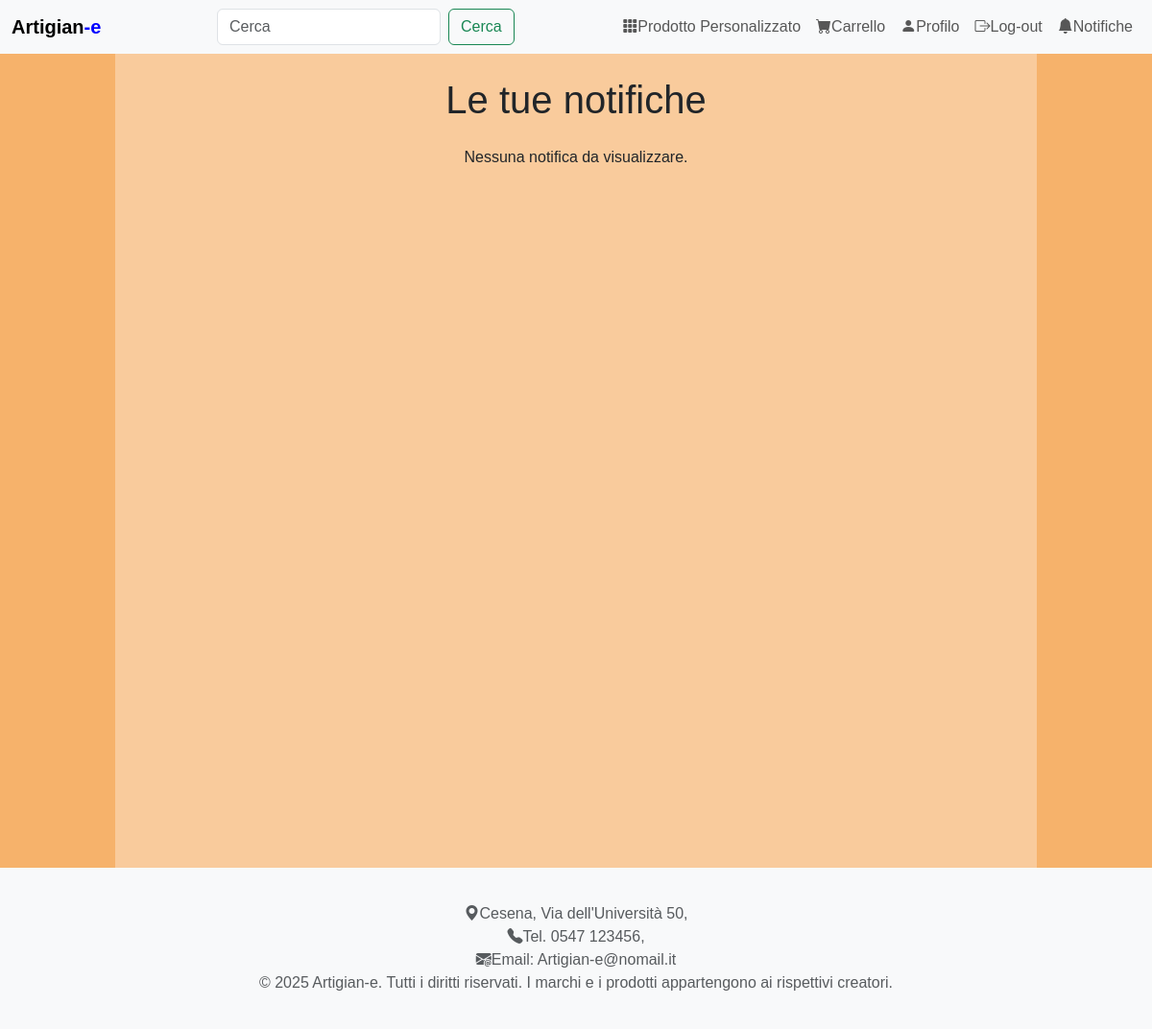
/pages/notifications.php (signed in), run on an earlier commit of the app's database.
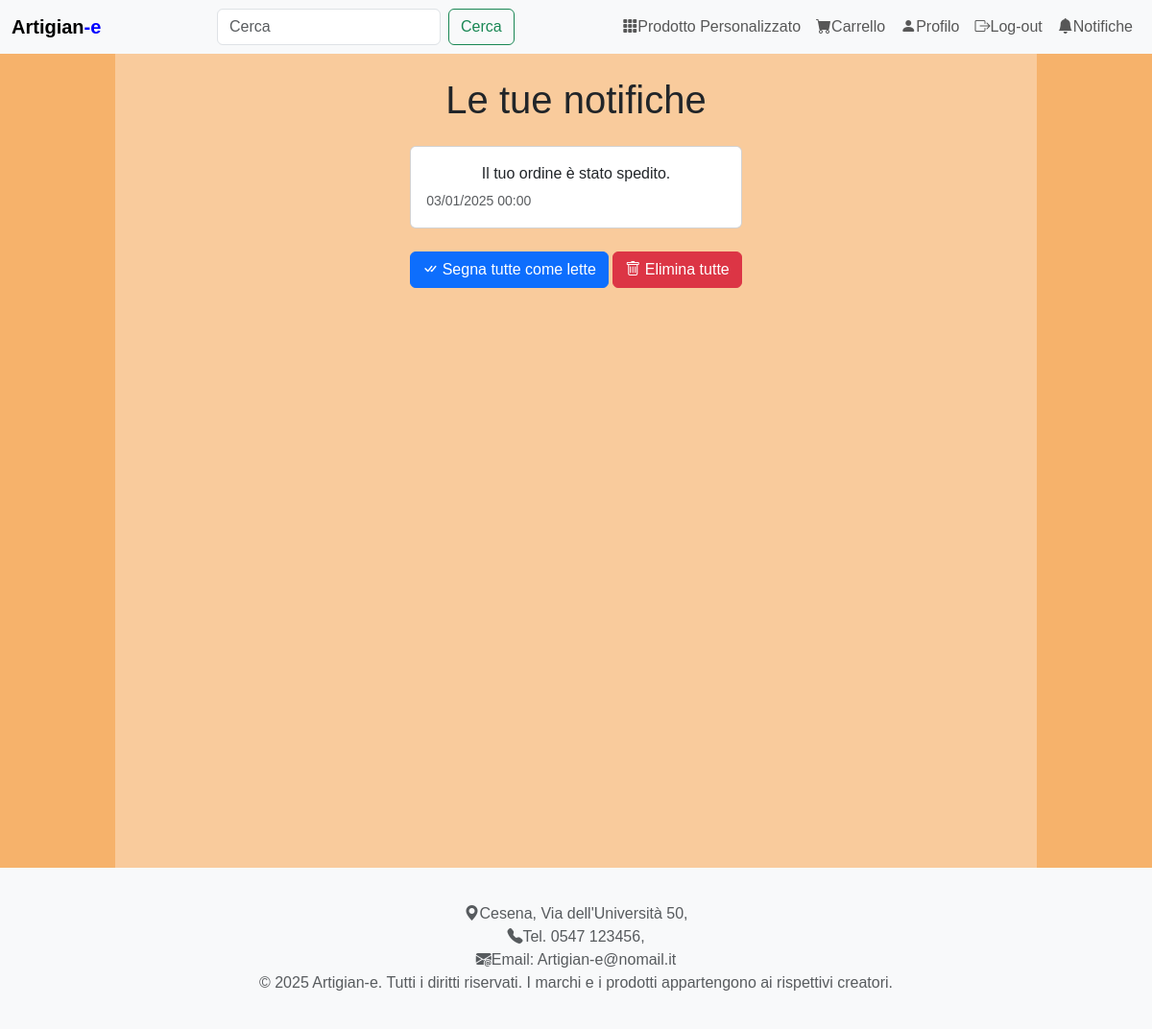
And on a later commit of the database.
### tables this page shows
create table NOTIFICHE (
	NotifyID INT not null AUTO_INCREMENT,	
	Email VARCHAR(100) not null,
	Testo VARCHAR(1000) not null,
	Data_ date not null,
	Letto boolean not null,
	orderID INT,
	primary key (NotifyID));

### DataBase/Database.php (called while the page is built, shortened)
<?php
class DatabaseHelper
{
    private $db;
    public function __construct($servername, $username, $password, $dbname, $port)
    {
        $this->db = new mysqli($servername, $username, $password, $dbname, $port);
    }
    public function getNotificationsByEmail($email) {
        $query = "SELECT * FROM NOTIFICHE WHERE Email = ? ORDER BY Data_ DESC";
        $stmt = $this->db->prepare($query);
        $stmt->bind_param('s', $email);
        $stmt->execute();
        $result = $stmt->get_result();
        return $result->fetch_all(MYSQLI_ASSOC);
    }
}
?>

### includes/bootstrap.php (called while the page is built, shortened)
<?php
require_once("../database/Database.php");
$dbh = new DatabaseHelper("localhost", "root", "", "db_artigiany", 3306);

### pages/notifications.php (the view, shortened to what this page needs)
<?php
include_once("../includes/bootstrap.php");
$notifications = $dbh->getNotificationsByEmail($_SESSION['email']);
include("../includes/header.php");
?>
<main class="container my-4">
    <div class="container-page">
        <div id="main-content">
            <h1 class="text-center mb-4">Le tue notifiche</h1>
            <?php if (empty($notifications)): ?>
                <p class="text-center">Nessuna notifica da visualizzare.</p>
            <?php else: ?>
                <div class="notifications-list">
                    <?php foreach ($notifications as $notification): ?>
                        <div class="card mb-3 <?= $notification['Letto'] ? '' : 'border-primary' ?>">
                            <div class="card-body">
                                <div class="d-flex justify-content-between align-items-start">
                                    <div class="flex-grow-1">
                                        <p class="card-text mb-1"><?= htmlspecialchars($notification['Testo']) ?></p>
                                        <small class="text-muted">
                                            <?= date('d/m/Y H:i', strtotime($notification['Data_'])) ?>
                                        </small>
                                    </div>
                                </div>
                            </div>
                        </div>
                    <?php endforeach; ?>
                </div>
                <div class="mt-4 text-center">
                    <form method="POST" class="d-inline">
                        <button type="submit" name="mark_all_read" class="btn btn-primary">
                            <i class="bi bi-check-all"></i> Segna tutte come lette
                        </button>
                    </form>
                    <form method="POST" class="d-inline">
                        <button type="submit" name="delete_all_notifications" class="btn btn-danger">
                            <i class="bi bi-trash"></i> Elimina tutte
                        </button>
                    </form>
                </div>
            <?php endif; ?>
        </div>
    </div>
</main>
<?php include("../includes/footer.php"); ?>

What changed in the data, as far as the page shows it:
added notifiche: Testo "Il tuo ordine è stato spedito.", Data_ "03/01/2025 00:00"
Also different on the page:
text no longer shown: "Nessuna notifica da visualizzare."
text now shown: "Segna tutte come lette Elimina tutte"
